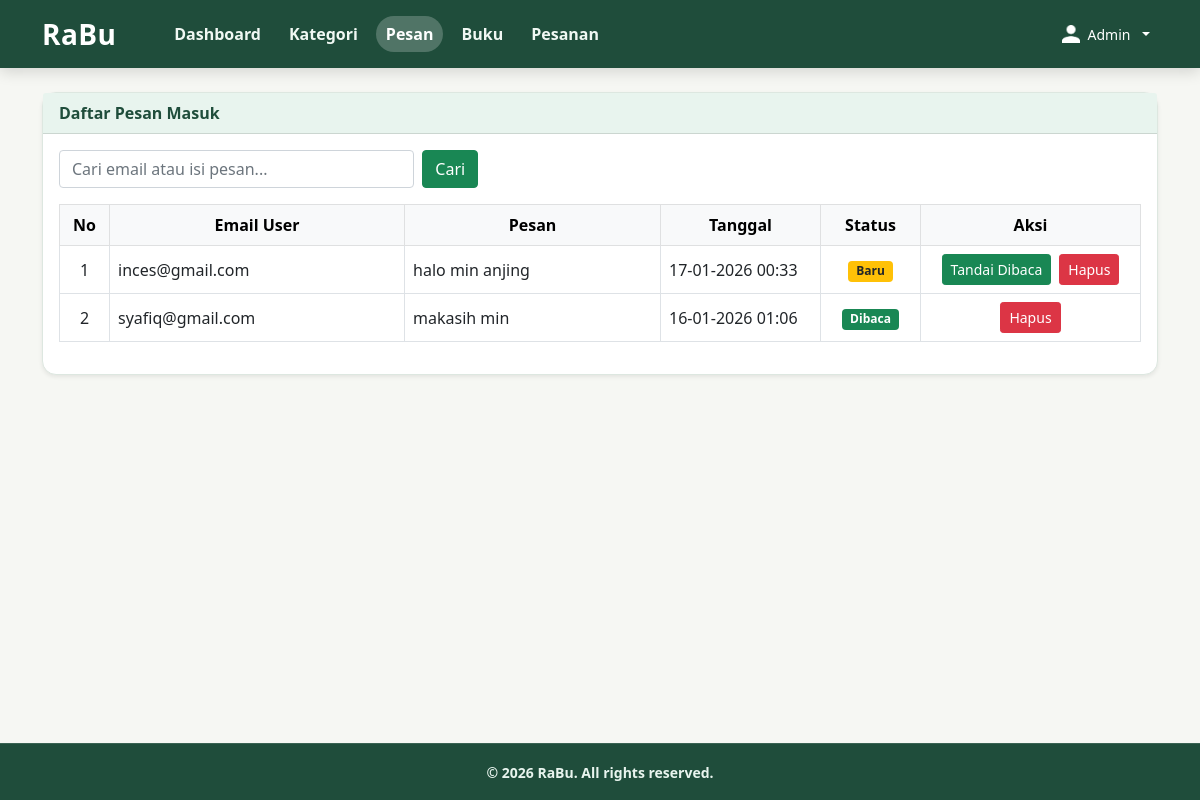
Screenshot of /adminn/pesan.php (signed in) with the database file from the repository.
### tables this page shows
CREATE TABLE IF NOT EXISTS `pesan` (
  `id_pesan` int(11) NOT NULL,
  `id_user` int(11) DEFAULT NULL,
  `pesan` text DEFAULT NULL,
  `tanggal` datetime DEFAULT current_timestamp(),
  `status` enum('baru','dibaca') DEFAULT 'baru'
);

CREATE TABLE IF NOT EXISTS `users` (
  `id_user` int(11) NOT NULL,
  `nama` varchar(100) DEFAULT NULL,
  `no_telp` varchar(20) DEFAULT NULL,
  `alamat` text DEFAULT NULL,
  `email` varchar(100) DEFAULT NULL,
  `password` varchar(255) DEFAULT NULL,
  `role` enum('admin','user') DEFAULT 'user'
);

### adminn/pesan.php (the view, shortened to what this page needs)
<?php
include '../koneksi.php';
$keyword = trim((string) ($_GET['q'] ?? ''));
?>
<!DOCTYPE html>
<html lang="id">
<head>
    <link rel="stylesheet" href="../bootstrap/css/bootstrap.min.css">
</head>
<body>
    <nav class="navbar navbar-dark">
        <div class="container">
            <a class="navbar-brand fw-bold text-white" href="dashboard.php">RaBu</a>
            <div class="d-none d-md-flex align-items-center gap-2 fw-semibold nav-links">
                <a href="dashboard.php">Dashboard</a>
                <a href="kategori.php">Kategori</a>
                <a href="pesan.php" class="active">Pesan</a>
                <a href="buku.php">Buku</a>
                <a href="pesanan.php">Pesanan</a>
            </div>
            <div class="d-flex align-items-center gap-2 ms-auto">
                <div class="dropdown">
                    <button class="btn btn-sm dropdown-toggle d-inline-flex align-items-center gap-2 text-white border-0 bg-transparent" type="button" data-bs-toggle="dropdown" aria-expanded="false">
                        <img src="../asset/login.png" alt="Profil" width="18" height="18">
                        <span><?php echo htmlspecialchars($_SESSION['nama'] ?? 'Admin'); ?></span>
                    </button>
                </div>
            </div>
        </div>
    </nav>
    <div class="container mt-4">
        <div class="card shadow-sm">
            <div class="card-header">
                Daftar Pesan Masuk
            </div>
            <div class="card-body table-responsive">
                <form method="get" class="row g-2 mb-3">
                    <div class="col-md-4">
                        <input type="text" name="q" class="form-control" placeholder="Cari email atau isi pesan..." value="<?php echo htmlspecialchars($keyword); ?>">
                    </div>
                    <div class="col-auto">
                        <button type="submit" class="btn btn-success">Cari</button>
                    </div>
                </form>
                <table class="table table-bordered table-hover align-middle">
                    <thead class="table-light text-center">
                        <tr>
                            <th width="50">No</th>
                            <th>Email User</th>
                            <th>Pesan</th>
                            <th width="160">Tanggal</th>
                            <th width="100">Status</th>
                            <th width="220">Aksi</th>
                        </tr>
                    </thead>
                    <tbody>
                        <?php
                        $no = 1;
                        $where = '';
                        $query = mysqli_query(
                            $conn,
                            "SELECT pesan.*, users.email
                             FROM pesan
                             JOIN users ON pesan.id_user = users.id_user
                             $where
                             ORDER BY tanggal DESC"
                        );
                        while ($p = mysqli_fetch_assoc($query)) {
                            ?>
                            <tr>
                                <td class="text-center"><?= $no++; ?></td>
                                <td><?= htmlspecialchars($p['email'] ?? '-'); ?></td>
                                <td><?= nl2br(htmlspecialchars($p['pesan'])); ?></td>
                                <td><?= date('d-m-Y H:i', strtotime($p['tanggal'])); ?></td>
                                <td class="text-center">
                                    <?php if ($p['status'] == 'baru') { ?>
                                        <span class="badge bg-warning text-dark">Baru</span>
                                    <?php } else { ?>
                                        <span class="badge bg-success">Dibaca</span>
                                    <?php } ?>
                                </td>
                                <td class="text-center">
                                    <div class="d-flex justify-content-center gap-2">
                                        <?php if ($p['status'] == 'baru') { ?>
                                            <a href="?baca=<?= $p['id_pesan']; ?>" class="btn btn-sm btn-success">
                                                Tandai Dibaca
                                            </a>
                                        <?php } ?>
                                        <a href="?hapus=<?= $p['id_pesan']; ?>" onclick="return confirm('Hapus pesan ini?')"
                                            class="btn btn-sm btn-danger">
                                            Hapus
                                        </a>
                                    </div>
                                </td>
                            </tr>
                        <?php } ?>
                    </tbody>
                </table>
            </div>
        </div>
    </div>
<?php include '../footer.php'; ?>
</body>
</html>

### adminn/pesan.php (style rules this page uses)
:root { --green-900: #1f4d3b; --green-800: #2b654d; --cream: #f6f7f3; --line: #dde7e0; }
body { background: var(--cream); color: #1f2723; }
.navbar { background: var(--green-900); box-shadow: 0 4px 14px rgba(0, 0, 0, 0.14); }
.navbar-brand { letter-spacing: 0.4px; font-size: 1.75rem; }
.nav-links { margin-left: 2rem; }
.nav-links a { color: #f0f8f3; text-decoration: none; font-weight: 700; padding: 6px 10px; border-radius: 999px; transition: background 0.2s ease; }
.nav-links a.active { background: rgba(255, 255, 255, 0.22); color: #fff; }
.card { border-radius: 14px; border: 1px solid var(--line); }
.card-header { background: #e8f4ee !important; color: #1f4d3b !important; font-weight: 700; }

### footer.php (style rules this page uses)
html { height: 100%; }
body { display: flex; flex-direction: column; min-height: 100vh; }
body > *:not(.site-footer) { flex: 0 0 auto; }

### rows the page displays
pesan: id_user.email "inces@gmail.com", pesan "halo min anjing", tanggal "17-01-2026 00:33", status "Baru"
pesan: id_user.email "syafiq@gmail.com", pesan "makasih min", tanggal "16-01-2026 01:06", status "Dibaca"

### other values shown
$_SESSION['nama'] "Admin"
